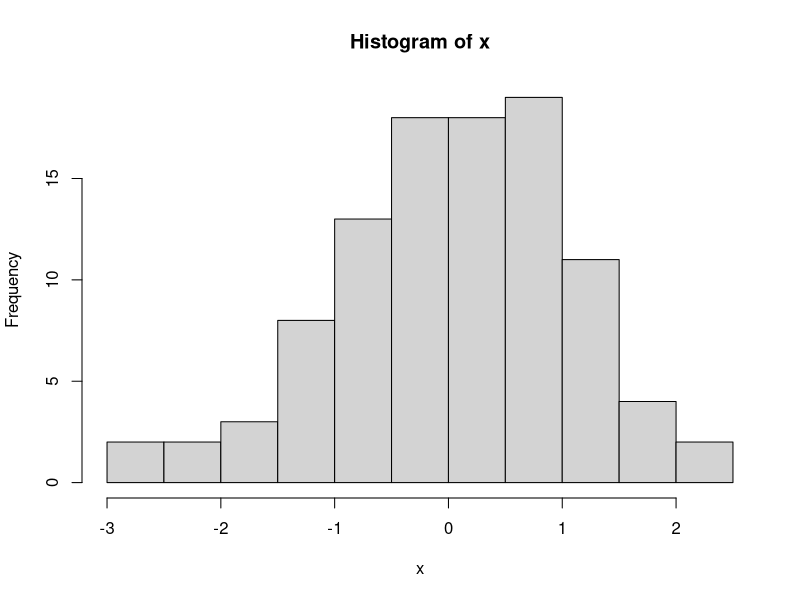

Recreate this plot in R.
## ---- chunk 1
set.seed(42)
x <- rnorm(100)
summary(x)
## ---- chunk 2
hist(x, main = "Histogram of x", xlab = "x")
## ---- chunk 3
df <- data.frame(
  id = 1:5,
  value = round(rnorm(5), 3)
)
knitr::kable(df)
## ---- chunk 4
img_path <- "assets/img/sample.png"
if (file.exists(img_path)) {
  knitr::include_graphics(img_path)
} else {
  cat("No image found at: ", img_path,
      "\n(Place a PNG there to test image rendering.)")
}
